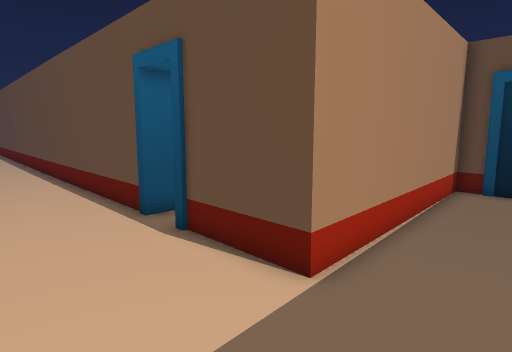
view 1 (above)

16 first-person views from a walk through a Unity game level. The camera is 1.3 m above the floor, tilts 8° down and sees 75° across. The floor is counted in squares, 0.5 m on a side. Each view is taken from the middle of a square. On the plan, view 1 faces up. The plan holds only what a view shows up to about 20 squares ahead; the rest is blank. The place goes on beyond the plan.

view 2
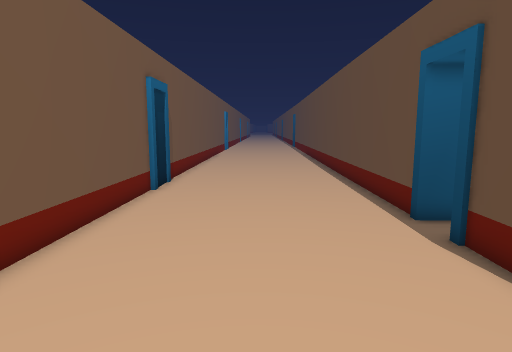

view 3
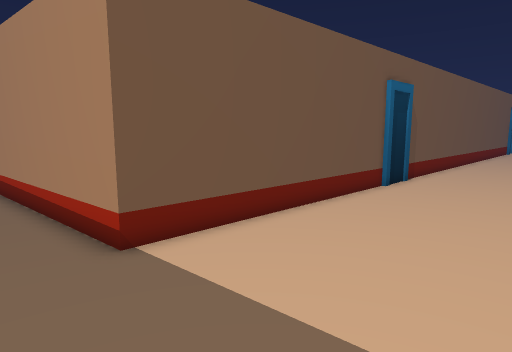

view 4
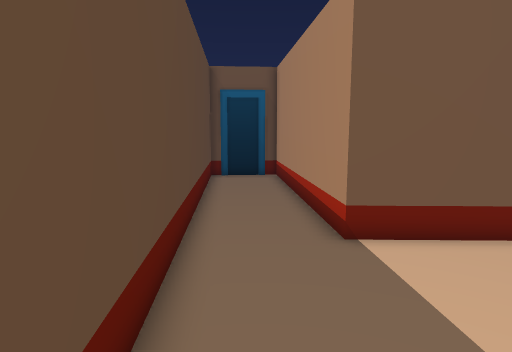

view 5
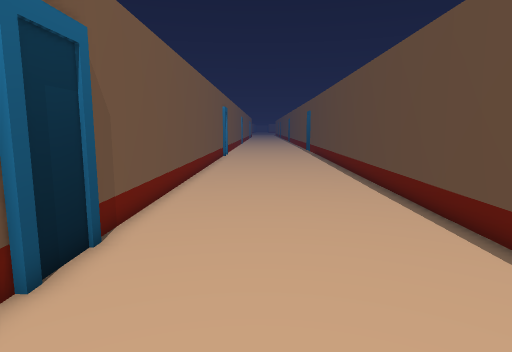

view 6
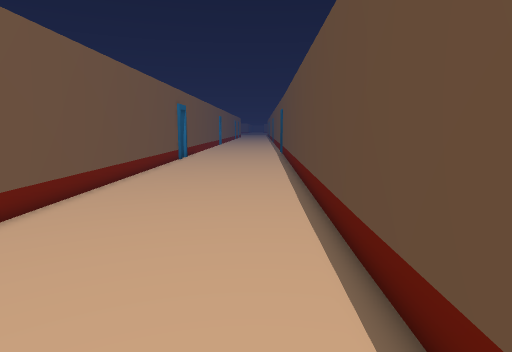

view 7
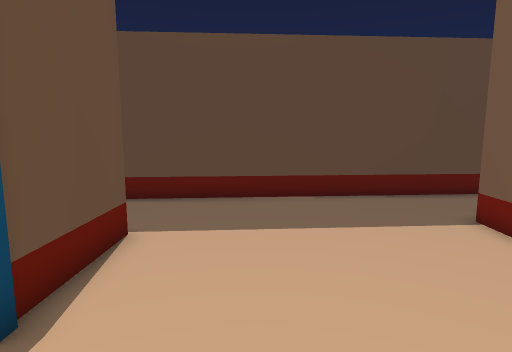

view 8
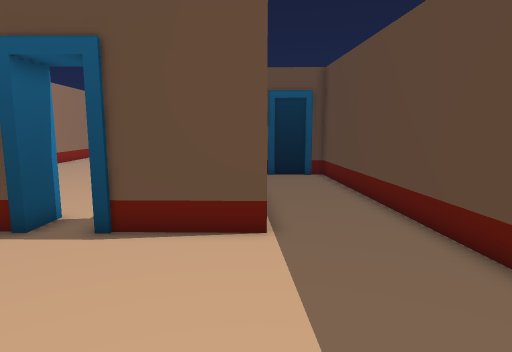

view 9
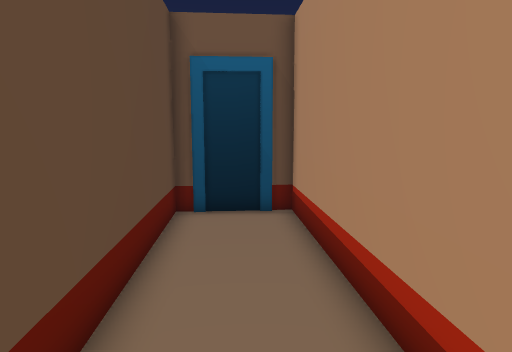

view 10
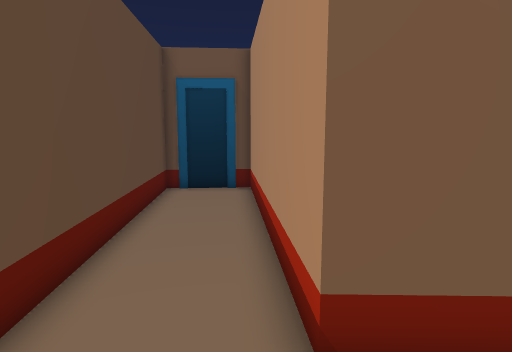

view 11
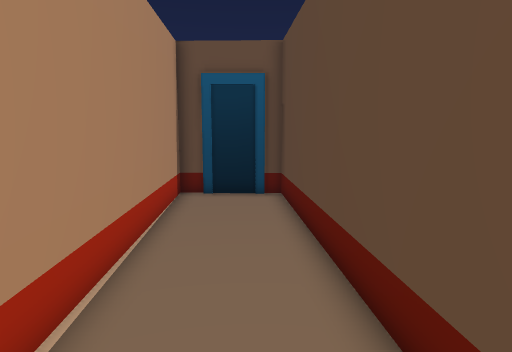

view 12
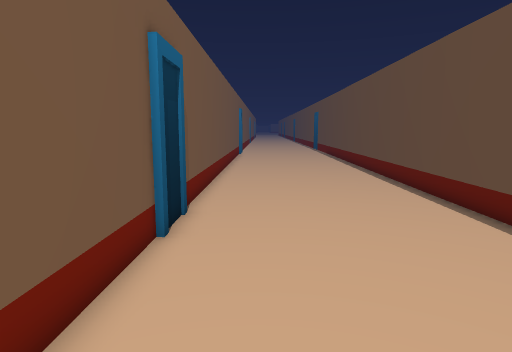

view 13
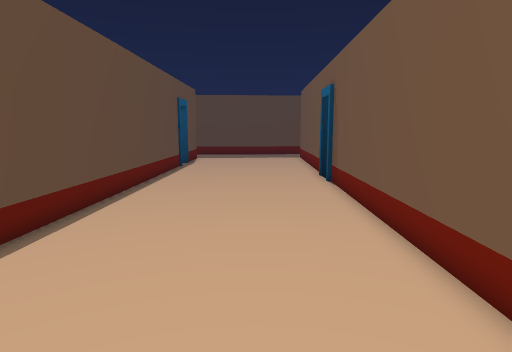

view 14
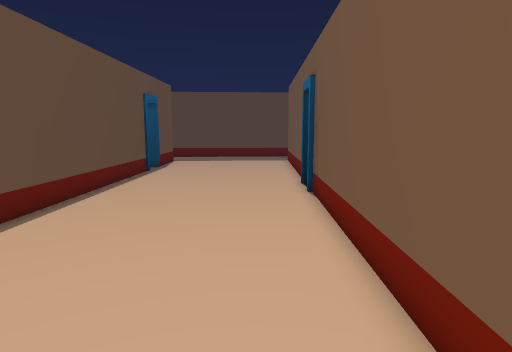

view 15
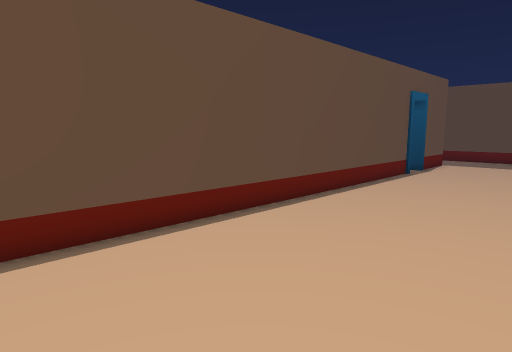

view 16
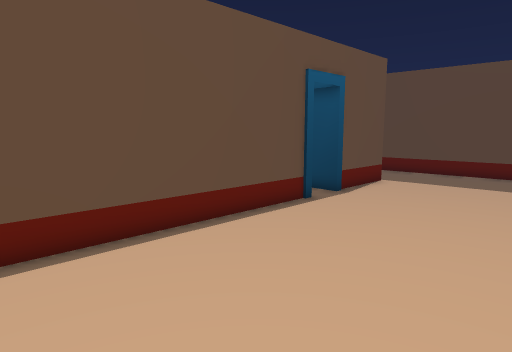

### Floor plan
Points are (right, up) in squares from view 1. A wall is a line through its corners. A room is listed if a view was taken in it or the views show most of it. See-through windows are left out.
Room 1 (views 1, 2, 3, 4, 5, 6, 7, 8, 9, 10, 11, 12, 13, 14, 15, 16)
walls: (-2.2, 11) (-3.3, 9.9) (-16.4, 23.5); (6.3, 11.5) (1, 5.6) (-2, 8.7) (-1.2, 9.5); (-24.5, 18.6) (-4.9, -1.9) (-12.3, -10.6) (-10, -12.6); (-9, -12.5) (11.2, 10.7) (8.4, 13.7) (5.3, 10.1)

Where each view was taken, in squares from view 1:
view 1: 0 up, 0 right, facing up
view 2: 0 up, 0 right, facing up-left
view 3: 1 up, 2 right, facing left
view 4: 2 up, 2 right, facing down-left
view 5: 6 up, 7 left, facing up-left
view 6: 11 up, 7 left, facing up-left
view 7: 9 up, 7 left, facing down-right
view 8: 0 up, 5 left, facing up-right
view 9: 4 down, 4 left, facing down-left
view 10: 0 up, 2 left, facing down-left
view 11: 2 up, 1 right, facing up-right
view 12: 3 up, 6 left, facing up-left
view 13: 23 up, 24 left, facing down-right
view 14: 20 up, 23 left, facing down-right
view 15: 19 up, 23 left, facing right
view 16: 12 up, 16 left, facing right
